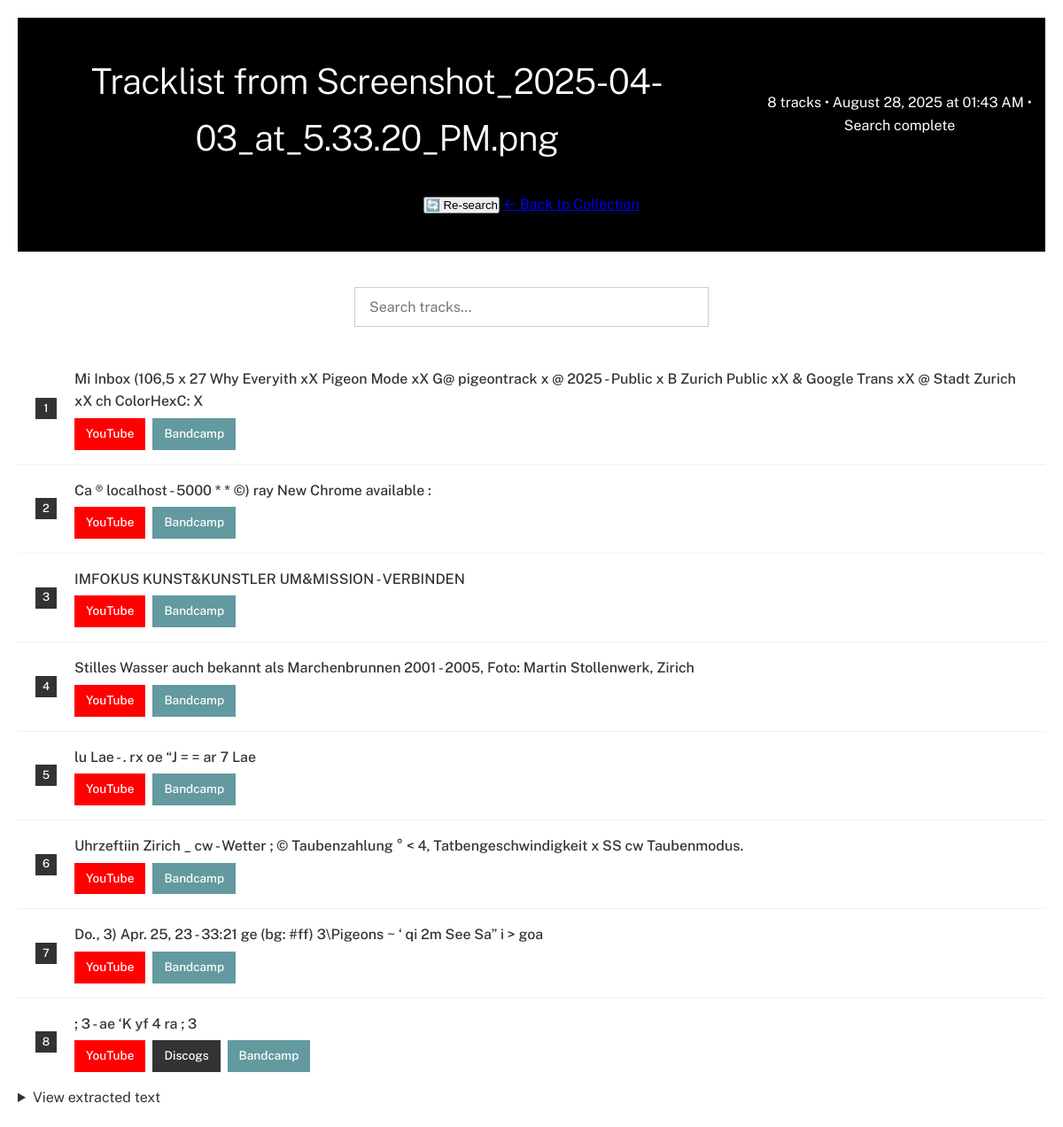
The app's page /tracklist/f7ff89fb-439e-401d-9efe-bf23dac73c7d with its own data.
### models.py (models this page shows, shortened)
class Tracklist(db.Model):
    id = db.Column(db.String(36), primary_key=True, default=lambda: str(uuid.uuid4()))
    title = db.Column(db.String(200), nullable=False)
    extracted_text = db.Column(db.Text)
    created_at = db.Column(db.DateTime, default=datetime.utcnow)
    search_status = db.Column(db.String(20), default='pending')  # pending, processing, completed, failed
    search_progress = db.Column(db.Integer, default=0)  # 0-100 percentage
    tracks = db.relationship('Track', backref='tracklist', lazy=True, cascade='all, delete-orphan')

class Track(db.Model):
    id = db.Column(db.Integer, primary_key=True)
    track_name = db.Column(db.String(300), nullable=False)
    tracklist_id = db.Column(db.String(36), db.ForeignKey('tracklist.id'), nullable=False)
    youtube_url = db.Column(db.String(500))
    youtube_confidence = db.Column(db.Float)
    discogs_url = db.Column(db.String(500))
    discogs_confidence = db.Column(db.Float)
    bandcamp_url = db.Column(db.String(500))
    bandcamp_confidence = db.Column(db.Float)
    created_at = db.Column(db.DateTime, default=datetime.utcnow)

### app.py (the view)
@app.route('/tracklist/<tracklist_id>')
def view_tracklist(tracklist_id):
    tracklist = Tracklist.query.get_or_404(tracklist_id)
    return render_template('tracklist.html', tracklist=tracklist)

### templates/tracklist.html (shortened to what this page needs)
{% extends "base.html" %}
{% block content %}
<header>
    <div class="tracklist-header-content">
        <div class="tracklist-info">
            <h1>{{ tracklist.title }}</h1>
            <div class="tracklist-meta">
                {{ tracklist.tracks|length }} tracks •
                {{ tracklist.created_at.strftime('%B %d, %Y at %I:%M %p') }}
                {% if tracklist.search_status == 'processing' %}
                • <span class="status processing">Searching for links...</span>
                {% elif tracklist.search_status == 'completed' %}
                • <span class="status completed">Search complete</span>
                {% elif tracklist.search_status == 'failed' %}
                • <span class="status failed">Search failed</span>
                {% else %}
                • <span class="status pending">Search pending</span>
                {% endif %}
            </div>
        </div>
        <div class="header-actions">
            <form method="POST" action="{{ url_for('retrigger_search', tracklist_id=tracklist.id) }}" style="display: inline;">
                <button type="submit" class="research-btn">
                    🔄 Re-search
                </button>
            </form>
            <a href="{{ url_for('index') }}" class="back-link">← Back to Collection</a>
        </div>
    </div>
</header>
<div class="search-box">
    <input type="text" class="search-input" placeholder="Search tracks..." id="searchInput">
</div>
<div id="tracks">
    {% for track in tracklist.tracks %}
    <div class="track" data-track="{{ track.track_name.lower() }}">
        <div class="track-number">{{ loop.index }}</div>
        <div class="track-info">
            <div class="track-name">{{ track.track_name }}</div>
            <div class="track-links">
                {% if track.youtube_url %}
                <a href="{{ track.youtube_url }}" target="_blank" class="platform-link youtube-link">
                    YouTube
                </a>
                {% endif %}
                {% if track.discogs_url %}
                <a href="{{ track.discogs_url }}" target="_blank" class="platform-link discogs-link">
                    Discogs
                </a>
                {% endif %}
                {% if track.bandcamp_url %}
                <a href="{{ track.bandcamp_url }}" target="_blank" class="platform-link bandcamp-link">
                    Bandcamp
                </a>
                {% endif %}
            </div>
        </div>
    </div>
    {% endfor %}
</div>
{% if tracklist.extracted_text %}
<div class="extracted-text-section">
    <details>
        <summary>View extracted text</summary>
    </details>
</div>
{% endif %}
{% endblock %}

### static/css/style.css (style rules this page uses)
* { margin: 0; padding: 0; box-sizing: border-box; }
body { font-family: 'Public Sans', -apple-system, BlinkMacSystemFont, sans-serif; line-height: 1.6; color: #333; background: #ffffff; }
header { background: #000000; color: white; padding: 40px 0; text-align: center; margin-bottom: 40px; }
header h1 { font-size: 2.5em; margin-bottom: 10px; font-weight: 300; letter-spacing: -0.02em; }
.header-actions { margin-top: 20px; }
.tracklist-info { flex: 1; display: flex; align-items: center; gap: 20px; }
.track { border-bottom: 1px solid #f0f0f0; padding: 16px 20px; display: flex; align-items: center; gap: 20px; }
.track:last-child { border-bottom: none; }
.track-number { background: #333; color: white; width: 24px; height: 24px; display: flex; align-items: center; justify-content: center; font-size: 0.8em; font-weight: 500; flex-shrink: 0; }
.track-info { flex: 1; }
.track-name { font-weight: 500; margin-bottom: 6px; color: #333; }
.track-links { display: flex; gap: 8px; flex-wrap: wrap; }
.platform-link { display: inline-flex; align-items: center; gap: 6px; padding: 6px 12px; text-decoration: none; font-size: 0.85em; font-weight: 500; border: 1px solid; transition: all 0.2s ease; }
.youtube-link { background: #ff0000; color: white; border-color: #ff0000; }
.discogs-link { background: #333; color: white; border-color: #333; }
.bandcamp-link { background: #629aa0; color: white; border-color: #629aa0; }
.search-box { margin-bottom: 30px; text-align: center; }
.search-input { padding: 12px 16px; font-size: 1em; font-family: 'Public Sans', sans-serif; border: 1px solid #ccc; width: 100%; max-width: 400px; outline: none; transition: border-color 0.2s ease; }

### records on screen
Tracklist: title "Tracklist from Screenshot_2025-04-03_at_5.33.20_PM.png", created_at "August 28, 2025 at 01:43 AM"
Track: track_name "Mi Inbox (106,5 x 27 Why Everyith xX Pigeon Mode xX G@ pigeontrack x @ 2025 - Public x B Zurich Public xX & Google Trans xX @ Stadt Zurich xX ch ColorHexC: X"
Track: track_name "Ca ® localhost - 5000 * * ©) ray New Chrome available :"
Track: track_name "IMFOKUS KUNST&KUNSTLER UM&MISSION - VERBINDEN"
Track: track_name "Stilles Wasser auch bekannt als Marchenbrunnen 2001 - 2005, Foto: Martin Stollenwerk, Zirich"
Track: track_name "lu Lae - . rx oe “J = = ar 7 Lae"
Track: track_name "Uhrzeftiin Zirich _ cw - Wetter ; © Taubenzahlung ° < 4, Tatbengeschwindigkeit x SS cw Taubenmodus."
Track: track_name "Do., 3) Apr. 25, 23 - 33:21 ge (bg: #ff) 3\\Pigeons ~ ‘ qi 2m See Sa” i > goa"
Track: track_name "; 3 - ae ‘K yf 4 ra ; 3"

### other values on screen
{{ tracklist.tracks|length }} "8"
